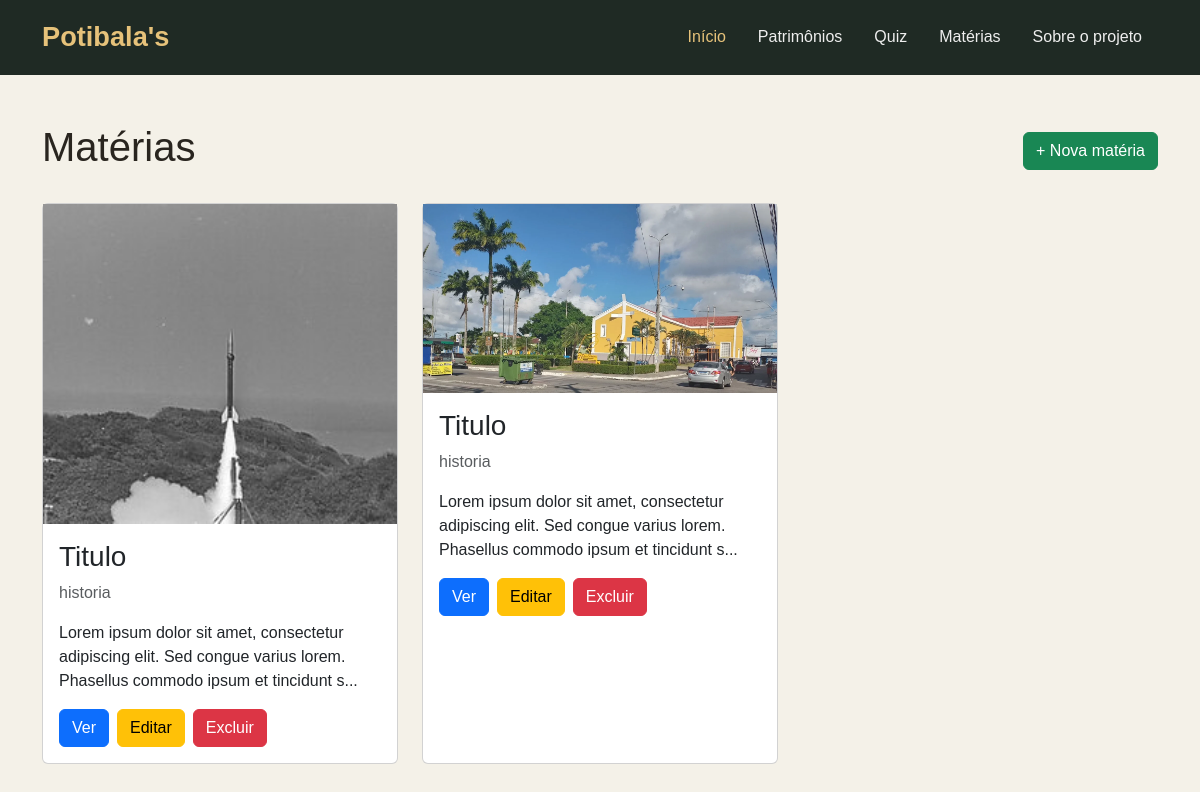
The page /materias on the database its author committed.
### app/models.py (models this page shows)
class Materia(db.Model):
    id = db.Column(db.Integer, primary_key=True)
    titulo = db.Column(db.String(200), nullable=False)
    categoria = db.Column(db.String(100))
    imagem = db.Column(db.String(300))
    texto = db.Column(db.Text)

### app/routes.py (the view)
@main.route("/materias")
def listar_materias():
    materias = Materia.query.all()
    return render_template(
        "materias.html",
        materias=materias
    )

### app/templates/materias.html (shortened to what this page needs)
<!DOCTYPE html>
<html lang="pt-br">
<head>
    <link
        href="https://cdn.jsdelivr.net/npm/bootstrap@5.3.3/dist/css/bootstrap.min.css"
        rel="stylesheet"
    >
    <link
        rel="stylesheet"
        href="../static/css/style.css"
    >
</head>
<body>
    <nav class="navbar navbar-expand-lg navbarp">
      <div class="container">
        <a class="navbar-brand logo-navbar" href="/">
          Potibala's
        </a>
        <div class="collapse navbar-collapse ms-auto" id="navbarSupportedContent">
          <ul class="navbar-nav mb-2 mb-lg-0 ms-auto">
            <li class="nav-item">
              <a class="nav-link active" href="/">Início</a>
            </li>
            <li class="nav-item">
              <a class="nav-link" href="#patrimonios">Patrimônios</a>
            </li>
            <li class="nav-item">
              <a class="nav-link" href="/quiz">Quiz</a>
            </li>
            <li class="nav-item">
              <a class="nav-link" href="/materias">Matérias</a>
            </li>
            <li class="nav-item">
              <a class="nav-link" href="#sobre">Sobre o projeto</a>
            </li>
          </ul>
        </div>
      </div>
    </nav>
    <main class="container py-5">
        <div class="d-flex justify-content-between align-items-center mb-4">
            <h1>Matérias</h1>
            <a
                href="{{ url_for('main.criar_materia') }}"
                class="btn btn-success">
                + Nova matéria
            </a>
        </div>
        <div class="row">
            {% for materia in materias %}
                <div class="col-md-4 mb-4">
                    <div class="card h-100">
                        {% if materia.imagem %}
                            <img
                                src="{{ url_for('static', filename='uploads/' + materia.imagem) }}"
                                alt="{{ materia.titulo }}"
                            >
                        {% endif %}
                        <div class="card-body">
                            <h3 class="card-title">
                                {{ materia.titulo }}
                            </h3>
                            <p class="text-muted">
                                {{ materia.categoria }}
                            </p>
                            <p class="card-text">
                                {{ materia.texto[:120] }}...
                            </p>
                            <div class="d-flex gap-2">
                                <a
                                    href="{{ url_for('main.materia', id=materia.id) }}"
                                    class="btn btn-primary">
                                    Ver
                                </a>
                                <a
                                    href="{{ url_for('main.editar_materia', id=materia.id) }}"
                                    class="btn btn-warning">
                                    Editar
                                </a>
                                <form
                                    action="{{ url_for('main.excluir_materia', id=materia.id) }}"
                                    method="POST">
                                    <button
                                        type="submit"
                                        class="btn btn-danger"
                                        onclick="return confirm('Deseja realmente excluir esta matéria?')">
                                        Excluir
                                    </button>
                                </form>
                            </div>
                        </div>
                    </div>
                </div>
            {% else %}
                <div class="col-12">
                    <p class="text-center">
                        Nenhuma matéria cadastrada.
                    </p>
                </div>
            {% endfor %}
        </div>
    </main>
</body>
</html>

### app/static/css/style.css (style rules this page uses)
* { box-sizing: border-box; }
body { margin: 0; background-color: #f4f1e8; color: #29251f; font-family: Arial, sans-serif; }
.navbarp { background-color: #1f2a24; padding: 12px 0; }
.logo-navbar { color: #e6c27a !important; font-size: 1.7rem; font-weight: 700; }
.navbarp .nav-link { color: #eeeeee !important; margin: 0 8px; transition: 0.3s; }
.navbarp .nav-link.active { color: #e6c27a !important; }

### rows shown on the page
Materia: imagem (picture), titulo "Titulo", categoria "historia", texto "Lorem ipsum dolor sit amet, consectetur adipiscing elit. Sed congue varius lorem. Phasellus commodo ipsum et tincidunt s"
Materia: imagem (picture), titulo "Titulo", categoria "historia", texto "Lorem ipsum dolor sit amet, consectetur adipiscing elit. Sed congue varius lorem. Phasellus commodo ipsum et tincidunt s"
